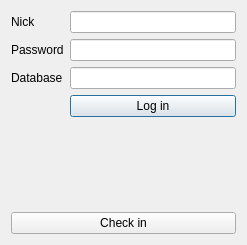
<?xml version="1.0" encoding="UTF-8"?>
<ui version="4.0">
 <class>LogIn</class>
 <widget class="QDialog" name="LogIn">
  <property name="geometry">
   <rect>
    <x>0</x>
    <y>0</y>
    <width>247</width>
    <height>245</height>
   </rect>
  </property>
  <property name="windowTitle">
   <string>Dialog</string>
  </property>
  <layout class="QVBoxLayout" name="verticalLayout">
   <item>
    <layout class="QFormLayout" name="formLayout">
     <item row="0" column="0">
      <widget class="QLabel" name="label">
       <property name="text">
        <string>Nick</string>
       </property>
      </widget>
     </item>
     <item row="0" column="1">
      <widget class="QLineEdit" name="nickEdit"/>
     </item>
     <item row="1" column="0">
      <widget class="QLabel" name="label_2">
       <property name="text">
        <string>Password</string>
       </property>
      </widget>
     </item>
     <item row="1" column="1">
      <widget class="QLineEdit" name="passwordEdit"/>
     </item>
     <item row="2" column="0">
      <widget class="QLabel" name="label_3">
       <property name="text">
        <string>Database</string>
       </property>
      </widget>
     </item>
     <item row="2" column="1">
      <widget class="QLineEdit" name="databaseEdit"/>
     </item>
     <item row="3" column="1">
      <widget class="QPushButton" name="logIn">
       <property name="text">
        <string>Log in</string>
       </property>
      </widget>
     </item>
    </layout>
   </item>
   <item>
    <widget class="QLabel" name="infoLabel">
     <property name="text">
      <string/>
     </property>
     <property name="alignment">
      <set>Qt::AlignCenter</set>
     </property>
    </widget>
   </item>
   <item>
    <widget class="QPushButton" name="checkIn">
     <property name="text">
      <string>Check in</string>
     </property>
    </widget>
   </item>
  </layout>
 </widget>
 <resources/>
 <connections/>
</ui>
